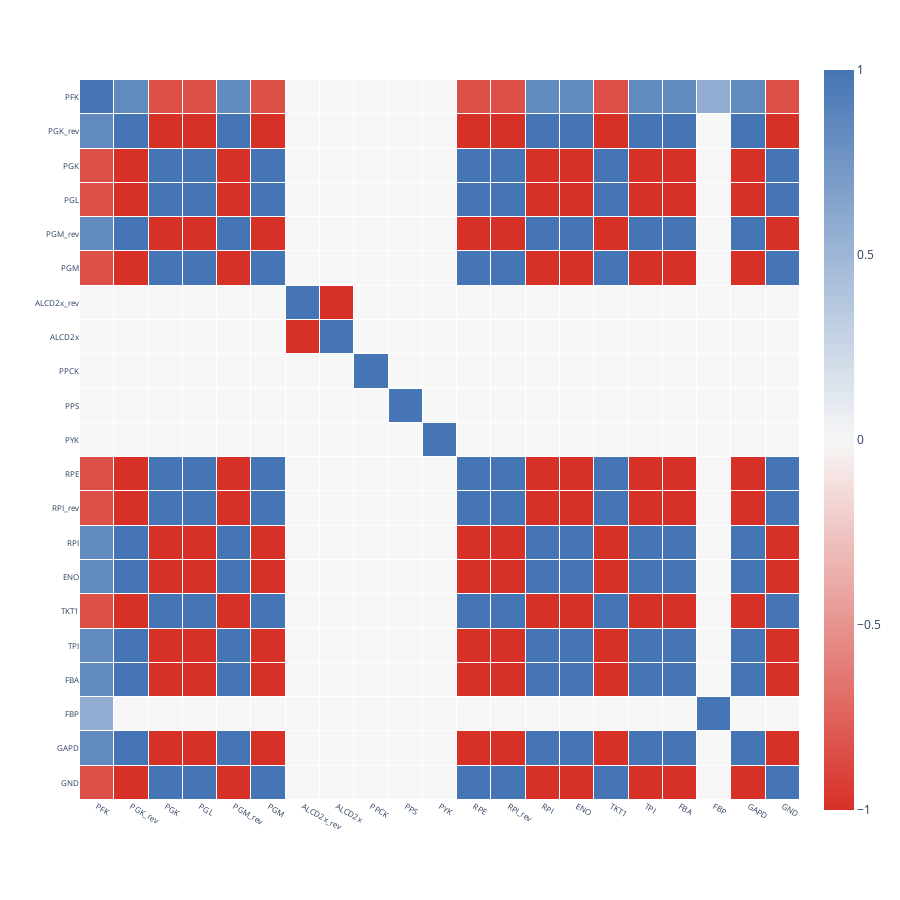
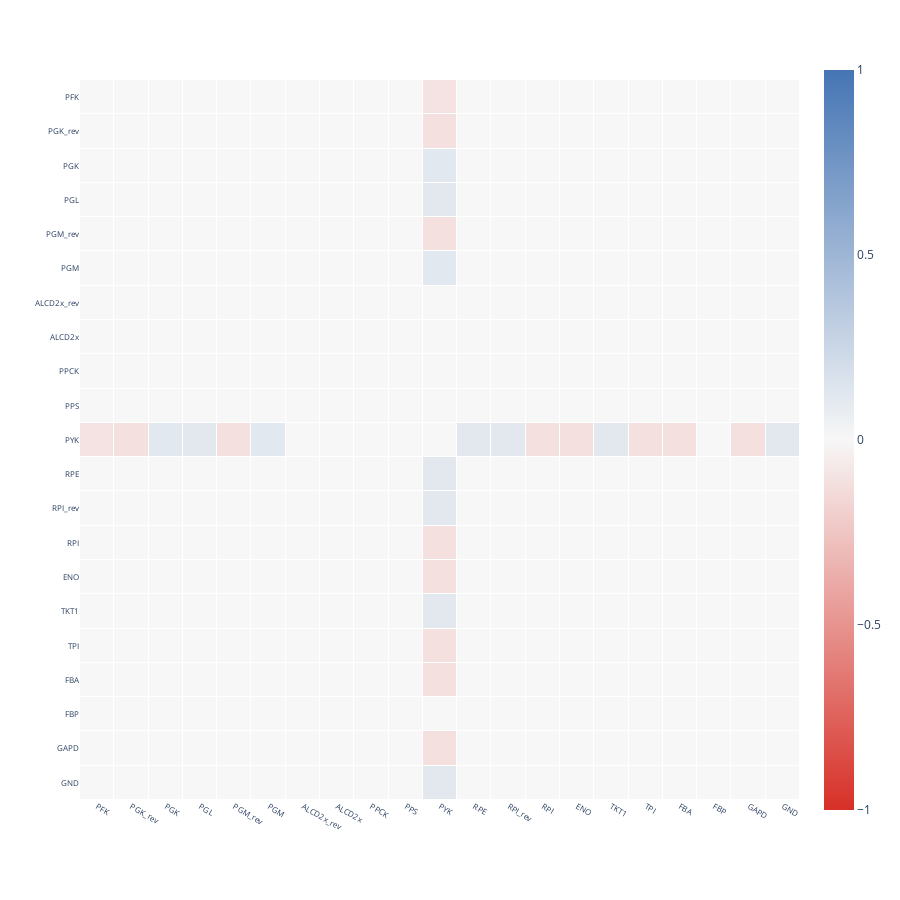
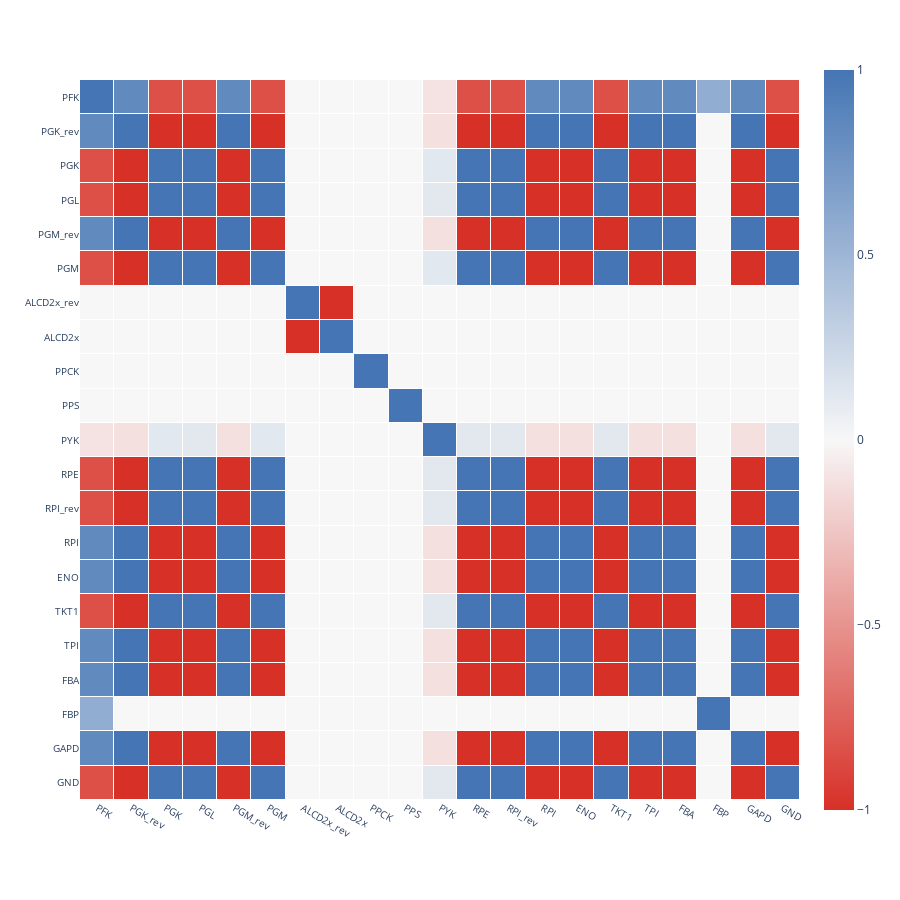

Here is the notebook cell these charts were saved with, in order:
### Markdown cell above
### Plot 3 correlation matrices, (a) only with linear correlations, (b) only with non-linear correlations and (c) with both linear and non-linear correlations

`REMINDER`: In these matrices correlations for reactions not sharing metabolites are `NOT` filtered and that is why we see values in the `b` plot.

### Code cell
# a, only linear correlations
plot_correlation_matrix(subset_linear_correlation_matrix_100, 
                        subset_extended_reactions_100, 
                        label_font_size=10)

# b, only non-linear copula dependencies
plot_correlation_matrix(subset_non_linear_correlation_matrix_100, 
                        subset_extended_reactions_100, 
                        label_font_size=10)

# c, both linear correlations and non-linear dependencies
plot_correlation_matrix(subset_mixed_correlation_matrix_100, 
                        subset_extended_reactions_100, 
                        label_font_size=10)

### Figure 1 — Plotly figure (JSON) as saved in the notebook; plotly's stock layout.template omitted (floating-point values rounded to 4 significant figures; data arrays with more than 128 entries replaced by an {"elided": "..."} marker saying what was removed)
{"data": [{"coloraxis": "coloraxis", "hoverongaps": false, "hovertemplate": "x: %{x}<br>y: %{y}<br>color: %{z}<extra></extra>", "name": "0", "type": "heatmap", "x": ["PFK", "PGK_rev", "PGK", "PGL", "PGM_rev", "PGM", "ALCD2x_rev", "ALCD2x", "PPCK", "PPS", "PYK", "RPE", "RPI_rev", "RPI", "ENO", "TKT1", "TPI", "FBA", "FBP", "GAPD", "GND"], "xaxis": "x", "xgap": 1, "y": ["PFK", "PGK_rev", "PGK", "PGL", "PGM_rev", "PGM", "ALCD2x_rev", "ALCD2x", "PPCK", "PPS", "PYK", "RPE", "RPI_rev", "RPI", "ENO", "TKT1", "TPI", "FBA", "FBP", "GAPD", "GND"], "yaxis": "y", "ygap": 1, "z": {"elided": "21x21 float values"}}], "layout": {"coloraxis": {"cmax": 1, "cmin": -1, "colorscale": [[0, "#d73027"], [0.5, "#f7f7f7"], [1, "#4575b4"]]}, "height": 900, "margin": {"t": 60}, "plot_bgcolor": "rgba(0,0,0,0)", "width": 900, "xaxis": {"anchor": "y", "constrain": "domain", "domain": [0, 1], "scaleanchor": "y", "tickfont": {"size": 8}}, "yaxis": {"anchor": "x", "autorange": "reversed", "constrain": "domain", "domain": [0, 1], "tickfont": {"size": 8}}}}

### Figure 2 — Plotly figure (JSON) as saved in the notebook; plotly's stock layout.template omitted (floating-point values rounded to 4 significant figures; data arrays with more than 128 entries replaced by an {"elided": "..."} marker saying what was removed)
{"data": [{"coloraxis": "coloraxis", "hoverongaps": false, "hovertemplate": "x: %{x}<br>y: %{y}<br>color: %{z}<extra></extra>", "name": "0", "type": "heatmap", "x": ["PFK", "PGK_rev", "PGK", "PGL", "PGM_rev", "PGM", "ALCD2x_rev", "ALCD2x", "PPCK", "PPS", "PYK", "RPE", "RPI_rev", "RPI", "ENO", "TKT1", "TPI", "FBA", "FBP", "GAPD", "GND"], "xaxis": "x", "xgap": 1, "y": ["PFK", "PGK_rev", "PGK", "PGL", "PGM_rev", "PGM", "ALCD2x_rev", "ALCD2x", "PPCK", "PPS", "PYK", "RPE", "RPI_rev", "RPI", "ENO", "TKT1", "TPI", "FBA", "FBP", "GAPD", "GND"], "yaxis": "y", "ygap": 1, "z": {"elided": "21x21 float values"}}], "layout": {"coloraxis": {"cmax": 1, "cmin": -1, "colorscale": [[0, "#d73027"], [0.5, "#f7f7f7"], [1, "#4575b4"]]}, "height": 900, "margin": {"t": 60}, "plot_bgcolor": "rgba(0,0,0,0)", "width": 900, "xaxis": {"anchor": "y", "constrain": "domain", "domain": [0, 1], "scaleanchor": "y", "tickfont": {"size": 8}}, "yaxis": {"anchor": "x", "autorange": "reversed", "constrain": "domain", "domain": [0, 1], "tickfont": {"size": 8}}}}

### Figure 3 — Plotly figure (JSON) as saved in the notebook; plotly's stock layout.template omitted (floating-point values rounded to 4 significant figures; data arrays with more than 128 entries replaced by an {"elided": "..."} marker saying what was removed)
{"data": [{"coloraxis": "coloraxis", "hoverongaps": false, "hovertemplate": "x: %{x}<br>y: %{y}<br>color: %{z}<extra></extra>", "name": "0", "type": "heatmap", "x": ["PFK", "PGK_rev", "PGK", "PGL", "PGM_rev", "PGM", "ALCD2x_rev", "ALCD2x", "PPCK", "PPS", "PYK", "RPE", "RPI_rev", "RPI", "ENO", "TKT1", "TPI", "FBA", "FBP", "GAPD", "GND"], "xaxis": "x", "xgap": 1, "y": ["PFK", "PGK_rev", "PGK", "PGL", "PGM_rev", "PGM", "ALCD2x_rev", "ALCD2x", "PPCK", "PPS", "PYK", "RPE", "RPI_rev", "RPI", "ENO", "TKT1", "TPI", "FBA", "FBP", "GAPD", "GND"], "yaxis": "y", "ygap": 1, "z": {"elided": "21x21 float values"}}], "layout": {"coloraxis": {"cmax": 1, "cmin": -1, "colorscale": [[0, "#d73027"], [0.5, "#f7f7f7"], [1, "#4575b4"]]}, "height": 900, "margin": {"t": 60}, "plot_bgcolor": "rgba(0,0,0,0)", "width": 900, "xaxis": {"anchor": "y", "constrain": "domain", "domain": [0, 1], "scaleanchor": "y", "tickfont": {"size": 10}}, "yaxis": {"anchor": "x", "autorange": "reversed", "constrain": "domain", "domain": [0, 1], "tickfont": {"size": 10}}}}
